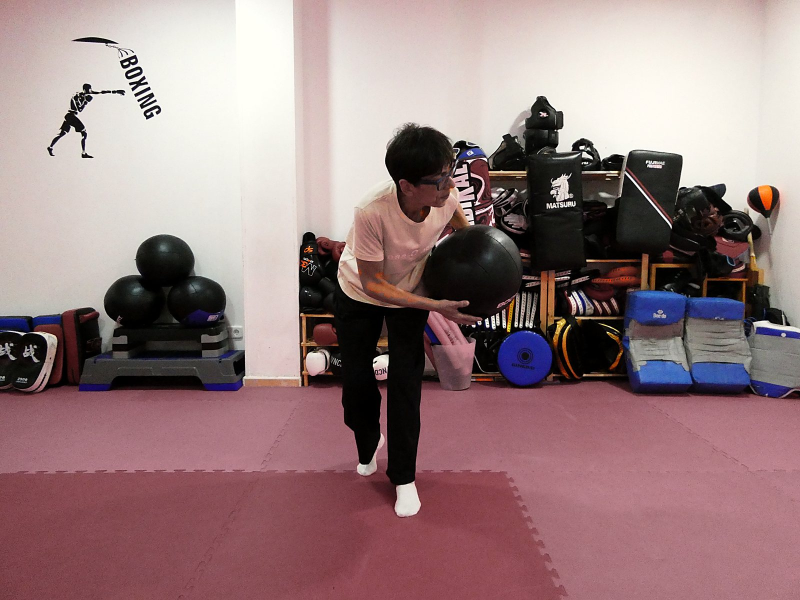
#> input picture moa/fotos/entreno-balon.jpg, 1600 x 1200 px (shown at 1/2 size)
$ python -i mejorar_fotos.py   (imports and definitions only)
#> lines starting #> are read from the running program, lines starting #| are printed output that depends on the picture; after the words box and inside, x2 and y2 are one past the last pixel; in counts of white or black regions, pixels touching at a corner belong together
#> in process, im is the input picture: PIL image 1600x1200 RGB; mean R, G, B 152.5, 126.5, 127.9
"""Mejora las fotos para la web de MOA con un mismo tratamiento para todas.

    python3 tools/mejorar_fotos.py ORIGINAL.jpg [ORIGINAL2.jpg ...] --out fotos/

Las fotos de la sala salen con una dominante rosa (paredes lila y tatami rojo),
algo oscuras y planas. Para cada una:

1. Balance de blancos tomando como referencia las zonas claras y poco saturadas
   (las paredes), que deberían ser blancas.
2. Niveles automáticos: estira el rango sin quemar las luces.
3. Levanta un poco las sombras y añade contraste suave en curva S.
4. Baja la saturación de los rojos y magentas (el tatami) para que no se coma
   la paleta violeta y verde de MOA, sin tocar pieles ni el resto de colores.
5. Un toque cálido hacia el crema de la marca.
6. Reducción de ruido ligera y enfoque.

Se guarda a 1600 px de ancho como máximo, sin metadatos (ni GPS).
"""
import argparse
from pathlib import Path

import numpy as np
from PIL import Image, ImageFilter, ImageOps


def white_balance(a):
    # Las paredes son lo más claro de la sala y deberían ser blancas
    lum = a.mean(axis=2)
    mask = lum > np.percentile(lum, 80)
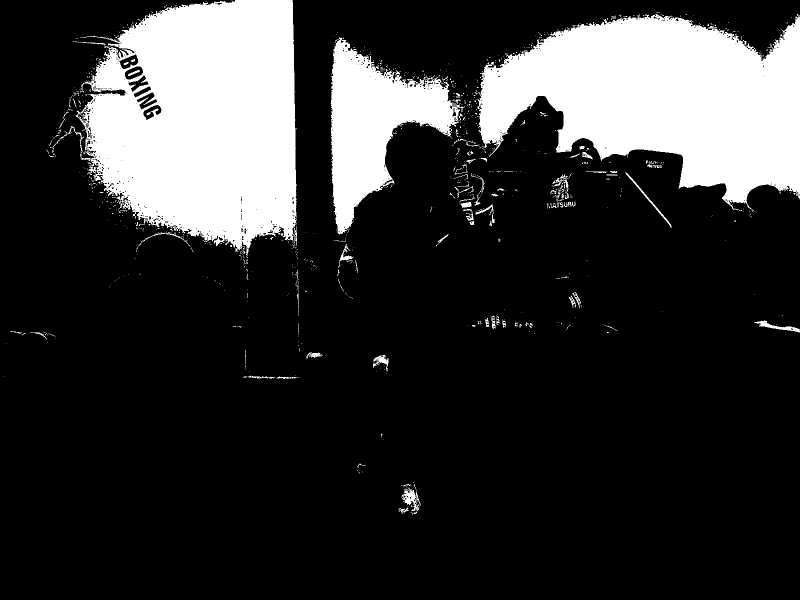
#> mask: shape (1200, 1600) bool (shown at 1/2 size); 19.9% white; 992 white regions (889 under 20 px), largest, box (x1, y1, x2, y2) and area: (151, 0, 594, 513) 168378, (953, 28, 1600, 424) 157611, (661, 74, 929, 469) 45503
    ref = np.median(a[mask], axis=0)
#> ref = [240, 236, 229]
    gain = ref.mean() / np.maximum(ref, 1)
#> gain = [0.979, 0.996, 1.03]
    gain = np.clip(gain, 0.82, 1.22)
    return a * gain


def levels(a):
    lum = a.mean(axis=2)
    lo, hi = np.percentile(lum, 0.6), np.percentile(lum, 99.6)
#> lo = 0.326; hi = 252.4
    return (a - lo) * (255.0 / max(hi - lo, 1))


def tone(a):
    x = np.clip(a / 255.0, 0, 1)
    x = x ** 0.9                                           # sombras arriba
    x = x + 0.12 * np.sin(np.pi * x) * (x - 0.5) * 2        # curva S suave
    return np.clip(x, 0, 1) * 255.0


def tame_reds(a):
    # Tatami rojo-magenta: se baja su saturación por tono, sin tocar pieles
    # (las pieles están en tonos anaranjados, entre 12 y 40 grados)
    hsv = np.asarray(Image.fromarray(np.clip(a, 0, 255).astype(np.uint8)).convert("HSV")).astype(np.float32)
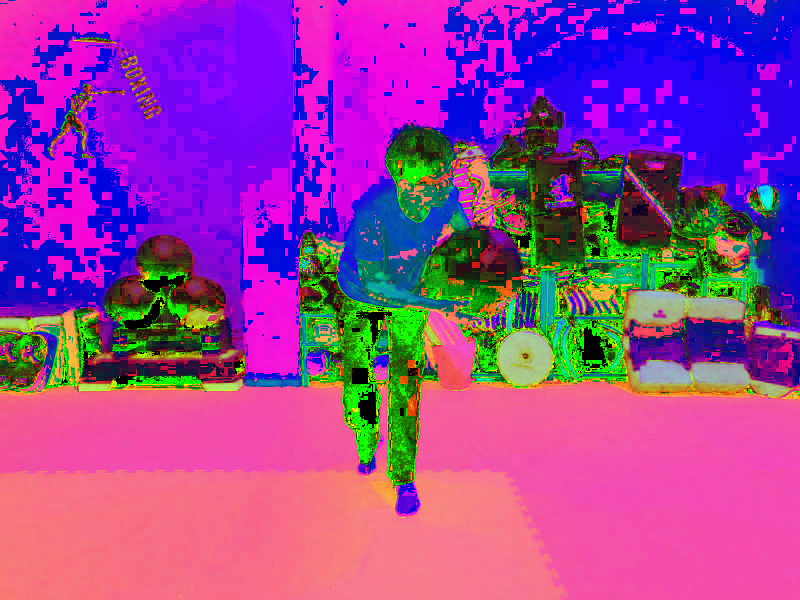
#> hsv: shape (1200, 1600, 3) float32 (shown at 1/2 size); mean of channels 0, 1, 2 152, 65.8, 152.5; drawn as R, G, B
    h = hsv[..., 0] * 360 / 255
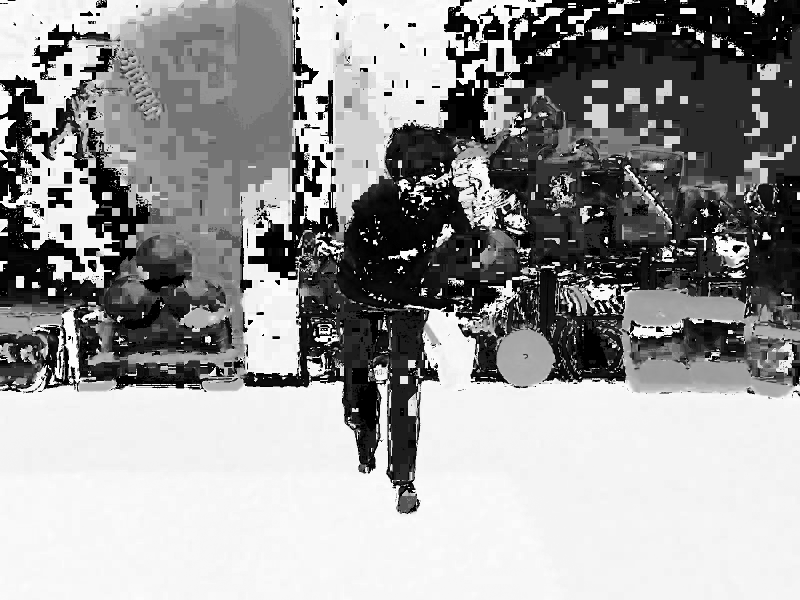
#> h: shape (1200, 1600) float32 (shown at 1/2 size); min 0, max 358.6, mean 215; drawn with min black and max white
    s = hsv[..., 1] / 255
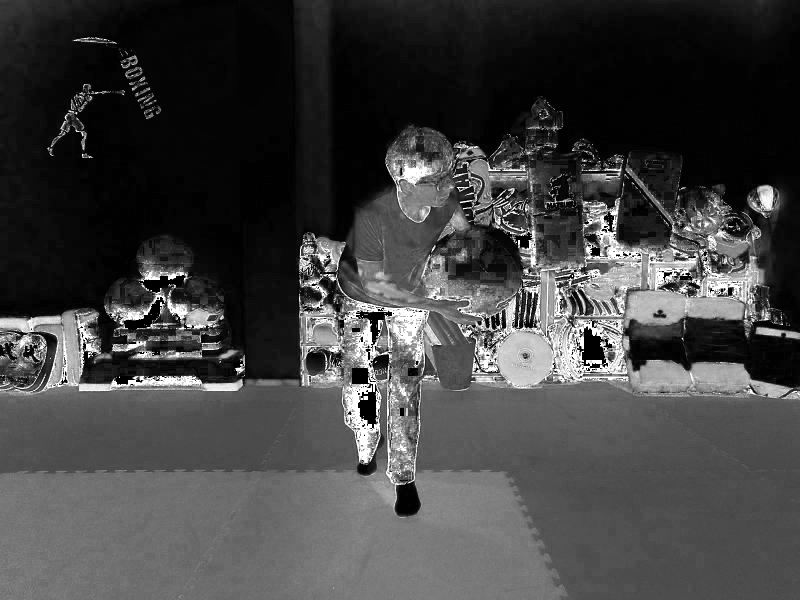
#> s: shape (1200, 1600) float32 (shown at 1/2 size); min 0, max 1, mean 0.258
    in_red = (h >= 300) | (h <= 10)
#> in_red: shape (1200, 1600) bool; 61.1% white; 1195 black regions (1003 under 20 px), largest, box (x1, y1, x2, y2) and area: (0, 0, 1600, 972) 726841, (795, 968, 834, 1027) 1377, (835, 413, 895, 450) 1026
    edge = np.clip((h - 285) / 15, 0, 1) * (h >= 285) + np.clip((14 - h) / 4, 0, 1) * (h < 14)
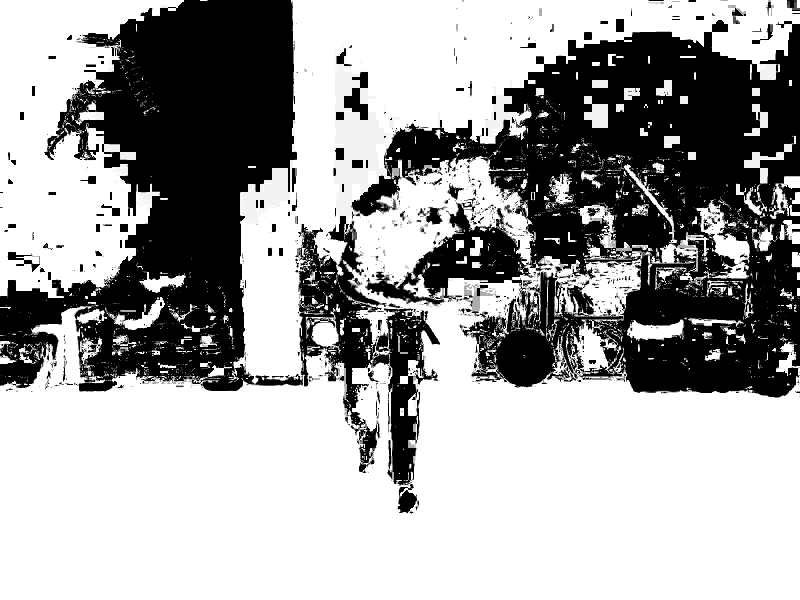
#> edge: shape (1200, 1600) float32 (shown at 1/2 size); min 0, max 1, mean 0.641
    w = np.where(in_red, 1.0, edge) * np.clip((s - 0.25) / 0.3, 0, 1) * 0.6
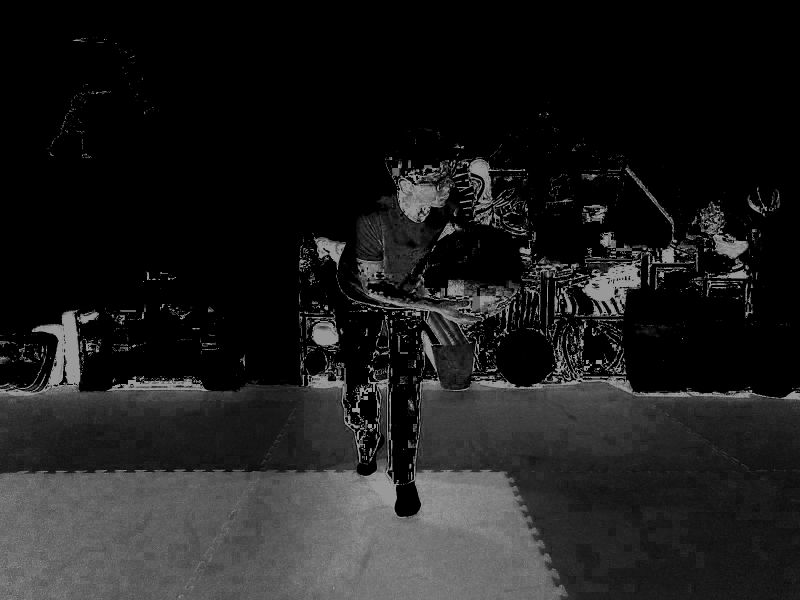
#> w: shape (1200, 1600) float32 (shown at 1/2 size); min 0, max 0.6, mean 0.116
    gray = a.mean(axis=2, keepdims=True)
    out = a * (1 - w[..., None]) + gray * w[..., None]
    return out * (1 - 0.08 * w[..., None])
#> in tone, `x = x + 0.12 * np.sin(np.pi * x) * (x - 0.5) * 2`:
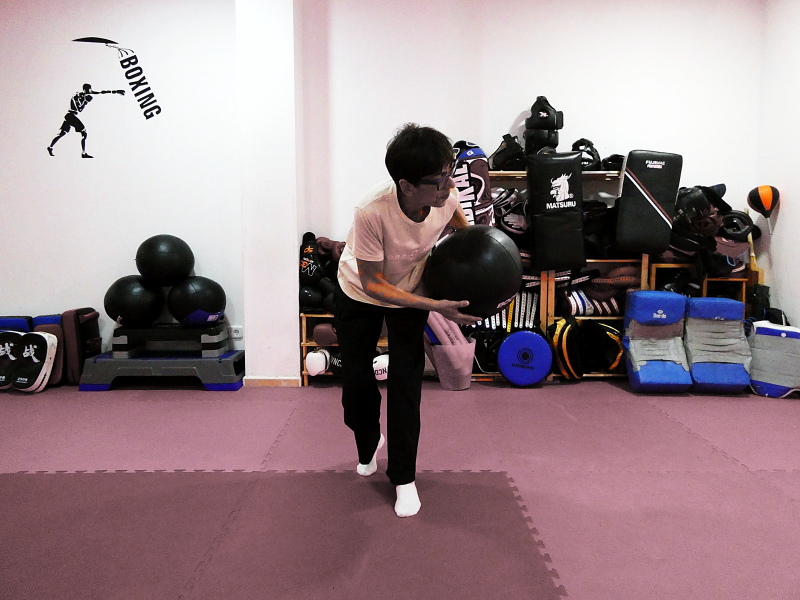
#> x: shape (1200, 1600, 3) float32 (shown at 1/2 size); mean of channels 0, 1, 2 0.607, 0.528, 0.548; drawn as R, G, B


def warm(a):
    return a * np.array([1.02, 1.005, 0.975])


def process(src, dst, max_w=1600):
    im = ImageOps.exif_transpose(Image.open(src)).convert("RGB")
    if im.width > max_w:
        im = im.resize((max_w, round(im.height * max_w / im.width)), Image.LANCZOS)
    im = im.filter(ImageFilter.SMOOTH_MORE) if im.width < 1200 else im
    a = np.asarray(im).astype(np.float32)
    a = warm(tone(tame_reds(levels(white_balance(a)))))
    out = Image.fromarray(np.clip(a, 0, 255).astype(np.uint8))
#> out: PIL image 1600x1200 RGB
    out = out.filter(ImageFilter.UnsharpMask(radius=1.6, percent=70, threshold=3))
    out.save(dst, "JPEG", quality=84, optimize=True, progressive=True)


# [8 lines not run here, left out]

>>> result = process('../fotos/entreno-balon.jpg', 'out.png')

$ run again, on moa/fotos/grupo-movimiento.jpg
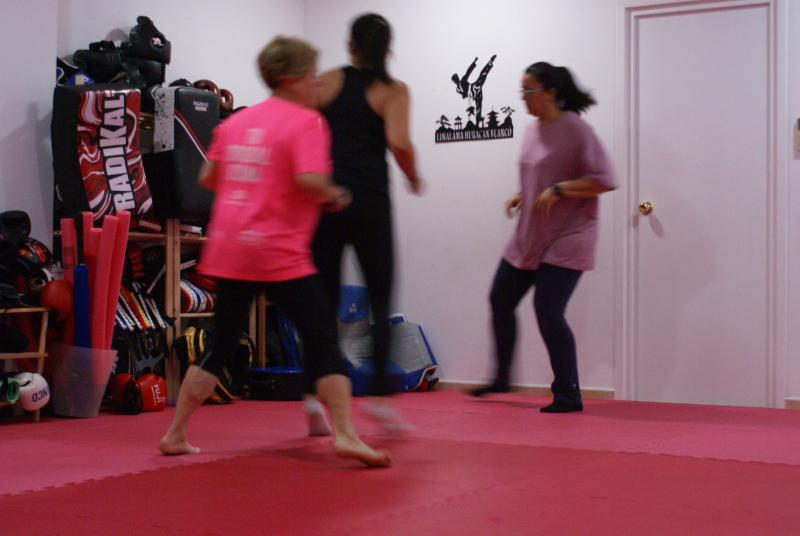
#> input picture moa/fotos/grupo-movimiento.jpg, 1600 x 1071 px (shown at 1/2 size)
#> in process, im is the input picture: PIL image 1600x1071 RGB; mean R, G, B 132, 87, 98.1
#> in white_balance, `mask = lum > np.percentile(lum, 80)`:
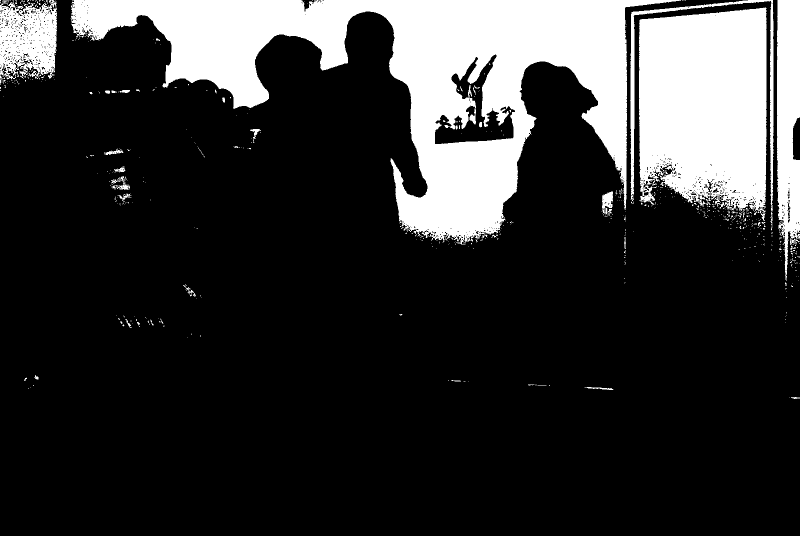
#> mask: shape (1071, 1600) bool (shown at 1/2 size); 20% white; 624 white regions (577 under 20 px), largest, box (x1, y1, x2, y2) and area: (141, 0, 1362, 489) 203795, (1278, 15, 1533, 442) 92405, (1554, 0, 1600, 562) 20243
#> ref = [188, 178, 190]
#> gain = [0.986, 1.04, 0.975]
#> lo = 4.97; hi = 234.5
#> in_red: shape (1071, 1600) bool; 65.3% white; 1810 black regions (1478 under 20 px), largest, box (x1, y1, x2, y2) and area: (0, 0, 1300, 510) 337523, (475, 426, 890, 921) 69994, (1275, 16, 1533, 342) 48117
#> in process, `out = Image.fromarray(np.clip(a, 0, 255).astype(np.uint8))`:
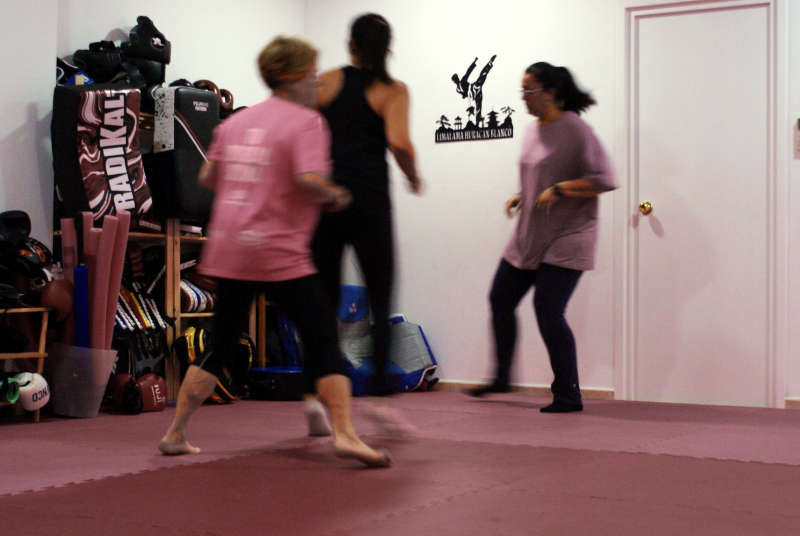
#> out: PIL image 1600x1071 RGB (shown at 1/2 size); mean R, G, B 133.6, 108.2, 108.1

$ run again, on moa/fotos/patricia.jpg
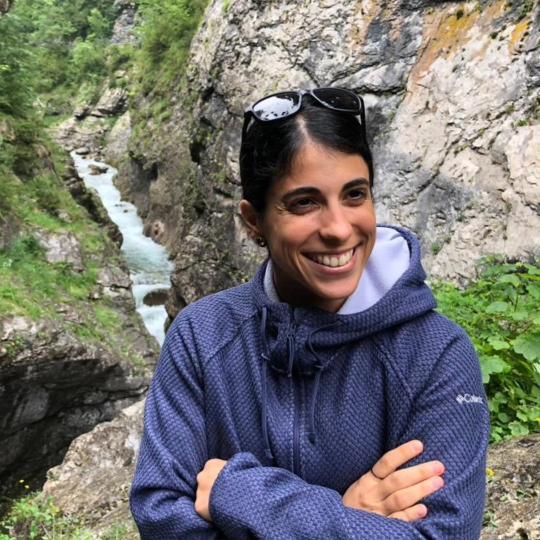
#> input picture moa/fotos/patricia.jpg, 1080 x 1080 px (shown at 1/2 size)
#> in process, im is the input picture: PIL image 1080x1080 RGB; mean R, G, B 116.6, 116.2, 111.3
#> mask: shape (1080, 1080) bool; 19.9% white; 984 white regions (670 under 20 px), largest, box (x1, y1, x2, y2) and area: (768, 25, 1080, 348) 44490, (842, 211, 1080, 558) 38707, (449, 0, 762, 222) 25110
#> ref = [211, 199, 188]
#> gain = [0.945, 1, 1.06]
#> lo = 5.52; hi = 240.9
#> in_red: shape (1080, 1080) bool; 4% white; 1561 white regions (1396 under 20 px), largest, box (x1, y1, x2, y2) and area: (596, 464, 752, 626) 6976, (685, 878, 890, 1043) 4750, (571, 224, 716, 318) 3173
#> in process, `out = Image.fromarray(np.clip(a, 0, 255).astype(np.uint8))`:
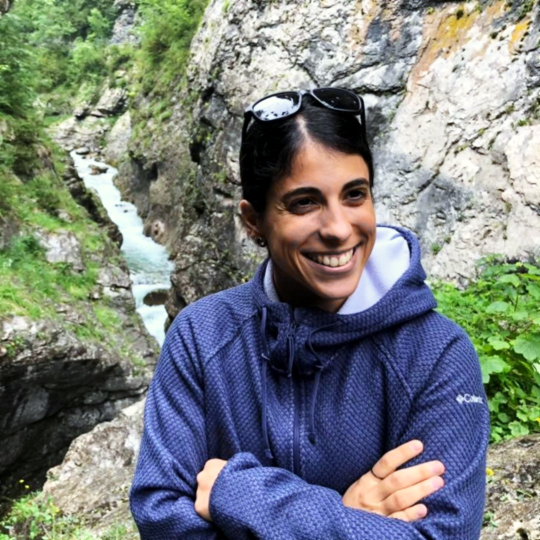
#> out: PIL image 1080x1080 RGB (shown at 1/2 size); mean R, G, B 121.7, 127.9, 125.3
